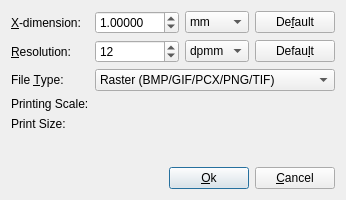
<?xml version="1.0" encoding="UTF-8"?>
<ui version="4.0">
 <class>ScaleDialog</class>
 <widget class="QDialog" name="ScaleDialog">
  <property name="geometry">
   <rect>
    <x>0</x>
    <y>0</y>
    <width>250</width>
    <height>200</height>
   </rect>
  </property>
  <property name="windowTitle">
   <string>Set Printing Scale</string>
  </property>
  <property name="windowIcon">
   <iconset resource="resources.qrc">
    <normaloff>:res/zint-qt.ico</normaloff>:res/zint-qt.ico</iconset>
  </property>
  <layout class="QVBoxLayout" name="verticalLayoutScale">
   <item>
    <layout class="QGridLayout" name="gridLayoutScale">
     <item row="0" column="0">
      <widget class="QLabel" name="lblXdim">
       <property name="maximumSize">
        <size>
         <width>120</width>
         <height>16777215</height>
        </size>
       </property>
       <property name="toolTip">
        <string>X-dimension in selected units</string>
       </property>
       <property name="text">
        <string>&amp;X-dimension:</string>
       </property>
       <property name="buddy">
        <cstring>spnXdim</cstring>
       </property>
      </widget>
     </item>
     <item row="0" column="1">
      <widget class="QDoubleSpinBox" name="spnXdim">
       <property name="toolTip">
        <string>X-dimension in selected units</string>
       </property>
       <property name="suffix">
        <string/>
       </property>
       <property name="decimals">
        <number>5</number>
       </property>
       <property name="minimum">
        <double>0.001000000000000</double>
       </property>
       <property name="maximum">
        <double>100.000000000000000</double>
       </property>
       <property name="singleStep">
        <double>0.010000000000000</double>
       </property>
       <property name="value">
        <double>1.000000000000000</double>
       </property>
      </widget>
     </item>
     <item row="0" column="2">
      <widget class="QComboBox" name="cmbXdimUnits">
       <property name="toolTip">
        <string>X-dimension units (millimetres or inches)</string>
       </property>
       <property name="maximumSize">
        <size>
         <width>80</width>
         <height>16777215</height>
        </size>
       </property>
       <item>
        <property name="text">
         <string>mm</string>
        </property>
       </item>
       <item>
        <property name="text">
         <string>in</string>
        </property>
       </item>
      </widget>
     </item>
     <item row="0" column="3">
      <widget class="QPushButton" name="btnXdimDefault">
       <property name="autoDefault">
        <bool>false</bool>
       </property>
       <property name="maximumSize">
        <size>
         <width>80</width>
         <height>16777215</height>
        </size>
       </property>
       <property name="toolTip">
        <string>Reset X-dimension to default (symbology specific)</string>
       </property>
       <property name="text">
        <string>De&amp;fault</string>
       </property>
       <property name="sizeHint" stdset="0">
        <size>
         <width>40</width>
         <height>20</height>
        </size>
       </property>
      </widget>
     </item>
     <item row="1" column="0">
      <widget class="QLabel" name="lblResolution">
       <property name="maximumSize">
        <size>
         <width>120</width>
         <height>16777215</height>
        </size>
       </property>
       <property name="toolTip">
        <string>Resolution (dot density) in selected units</string>
       </property>
       <property name="text">
        <string>&amp;Resolution:</string>
       </property>
       <property name="buddy">
        <cstring>spnResolution</cstring>
       </property>
      </widget>
     </item>
     <item row="1" column="1">
      <widget class="QSpinBox" name="spnResolution">
       <property name="toolTip">
        <string>Resolution (dot density) in selected units</string>
       </property>
       <property name="suffix">
        <string/>
       </property>
       <property name="maximum">
        <number>9999</number>
       </property>
       <property name="minimum">
        <number>1</number>
       </property>
       <property name="value">
        <number>12</number>
       </property>
      </widget>
     </item>
     <item row="1" column="2">
      <widget class="QComboBox" name="cmbResolutionUnits">
       <property name="toolTip">
        <string>Resolution units (dots per mm or dots per inch)</string>
       </property>
       <property name="maximumSize">
        <size>
         <width>80</width>
         <height>16777215</height>
        </size>
       </property>
       <item>
        <property name="text">
         <string>dpmm</string>
        </property>
       </item>
       <item>
        <property name="text">
         <string>dpi</string>
        </property>
       </item>
      </widget>
     </item>
     <item row="1" column="3">
      <widget class="QPushButton" name="btnResolutionDefault">
       <property name="autoDefault">
        <bool>false</bool>
       </property>
       <property name="maximumSize">
        <size>
         <width>80</width>
         <height>16777215</height>
        </size>
       </property>
       <property name="toolTip">
        <string>Reset resolution to default (12 dpmm or 300 dpi)</string>
       </property>
       <property name="text">
        <string>Defau&amp;lt</string>
       </property>
      </widget>
     </item>
     <item row="2" column="0">
      <widget class="QLabel" name="lblFileType">
       <property name="maximumSize">
        <size>
         <width>120</width>
         <height>16777215</height>
        </size>
       </property>
       <property name="toolTip">
        <string>The type of file which will be outputted to</string>
       </property>
       <property name="text">
        <string>File &amp;Type:</string>
       </property>
       <property name="buddy">
        <cstring>cmbFileType</cstring>
       </property>
      </widget>
     </item>
     <item row="2" column="1" colspan="3">
      <widget class="QComboBox" name="cmbFileType">
       <property name="toolTip">
        <string>The type of file which will be outputted to</string>
       </property>
       <item>
        <property name="text">
         <string>Raster (BMP/GIF/PCX/PNG/TIF)</string>
        </property>
       </item>
       <item>
        <property name="text">
         <string>Vector (excluding EMF)</string>
        </property>
       </item>
       <item>
        <property name="text">
         <string>Extended Metafile (EMF)</string>
        </property>
       </item>
      </widget>
     </item>
     <item row="3" column="0">
      <widget class="QLabel" name="lblPrintingScale">
       <property name="maximumSize">
        <size>
         <width>120</width>
         <height>16777215</height>
        </size>
       </property>
       <property name="toolTip">
        <string>Calculated scale</string>
       </property>
       <property name="text">
        <string>Printing Scale:</string>
       </property>
      </widget>
     </item>
     <item row="3" column="1" colspan="3">
      <widget class="QLabel" name="msgPrintingScale">
       <property name="toolTip">
        <string>Calculated scale</string>
       </property>
       <property name="text">
        <string/>
       </property>
      </widget>
     </item>
     <item row="4" column="0">
      <widget class="QLabel" name="lblWidthHeight">
       <property name="maximumSize">
        <size>
         <width>120</width>
         <height>16777215</height>
        </size>
       </property>
       <property name="toolTip">
        <string>Image size (width x height) of barcode</string>
       </property>
       <property name="text">
        <string>Print Size:</string>
       </property>
      </widget>
     </item>
     <item row="4" column="1" colspan="3">
      <widget class="QLabel" name="msgWidthHeight">
       <property name="toolTip">
        <string>Image size (width x height) of barcode</string>
       </property>
       <property name="text">
        <string/>
       </property>
      </widget>
     </item>
    </layout>
   </item>
   <item>
    <spacer name="verticalSpacerScale">
     <property name="orientation">
      <enum>Qt::Vertical</enum>
     </property>
     <property name="sizeHint" stdset="0">
      <size>
       <width>40</width>
       <height>10</height>
      </size>
     </property>
    </spacer>
   </item>
   <item>
    <layout class="QHBoxLayout" name="horzLayoutScaleBtns">
     <item>
      <spacer name="horzSpacerScaleBtns">
       <property name="orientation">
        <enum>Qt::Horizontal</enum>
       </property>
       <property name="sizeHint" stdset="0">
        <size>
         <width>40</width>
         <height>20</height>
        </size>
       </property>
      </spacer>
     </item>
     <item>
      <widget class="QPushButton" name="btnOK">
       <property name="autoDefault">
        <bool>true</bool>
       </property>
       <property name="toolTip">
        <string>Close the window and update the Printing Scale</string>
       </property>
       <property name="text">
        <string>&amp;Ok</string>
       </property>
      </widget>
     </item>
     <item>
      <widget class="QPushButton" name="btnCancel">
       <property name="autoDefault">
        <bool>false</bool>
       </property>
       <property name="toolTip">
        <string>Close window without updating the Printing Scale</string>
       </property>
       <property name="text">
        <string>&amp;Cancel</string>
       </property>
      </widget>
     </item>
    </layout>
   </item>
  </layout>
 </widget>
 <resources/>
 <connections/>
</ui>
